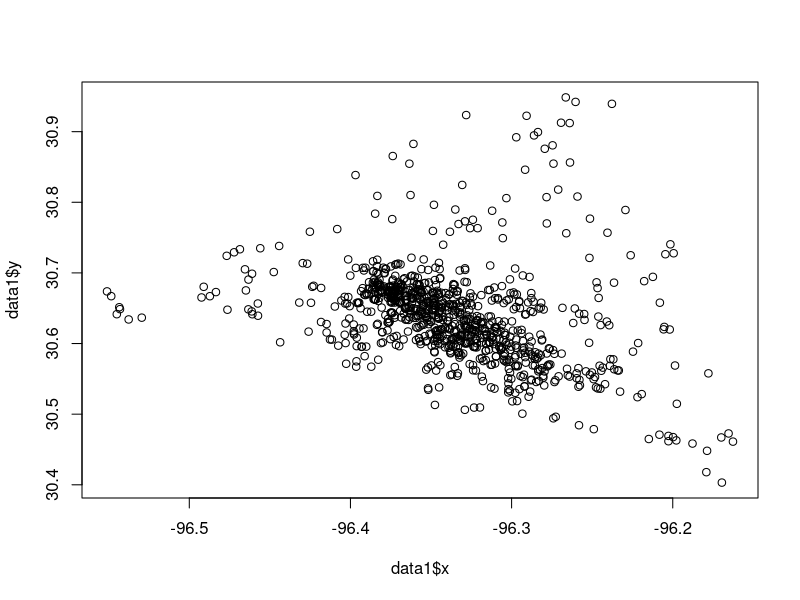
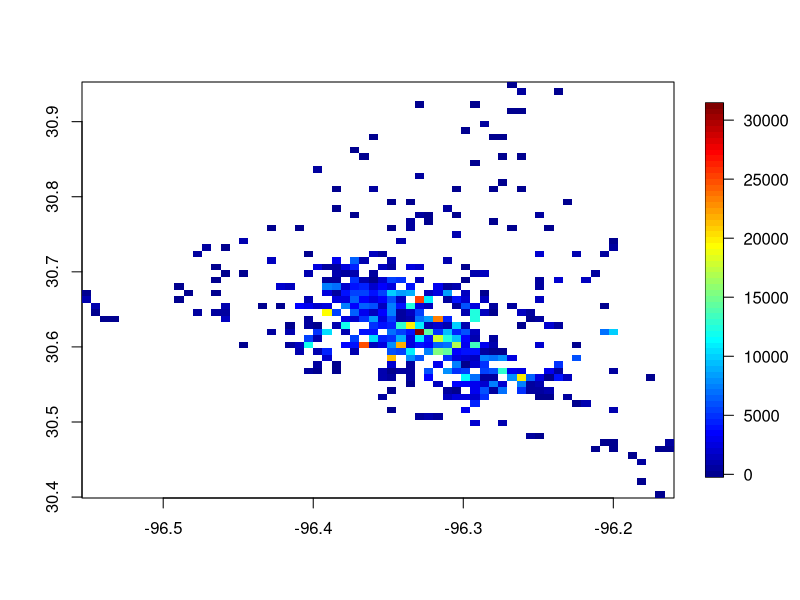
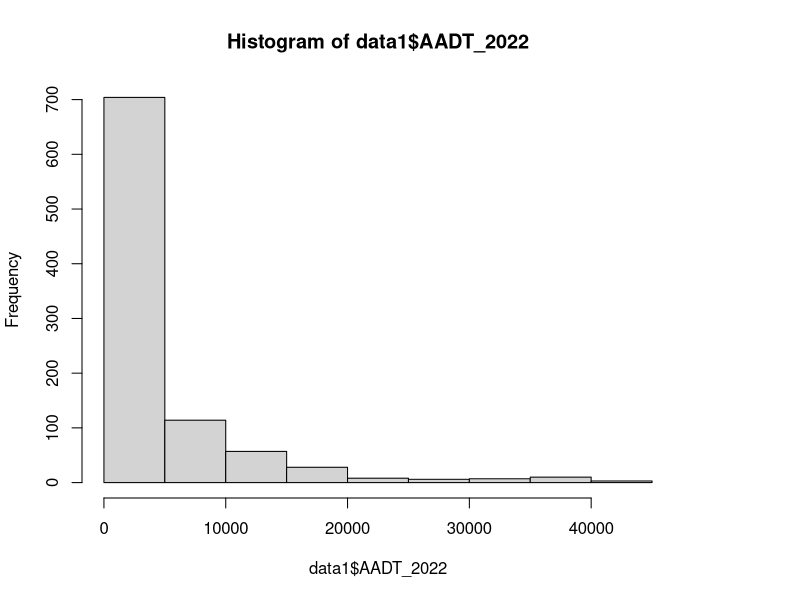
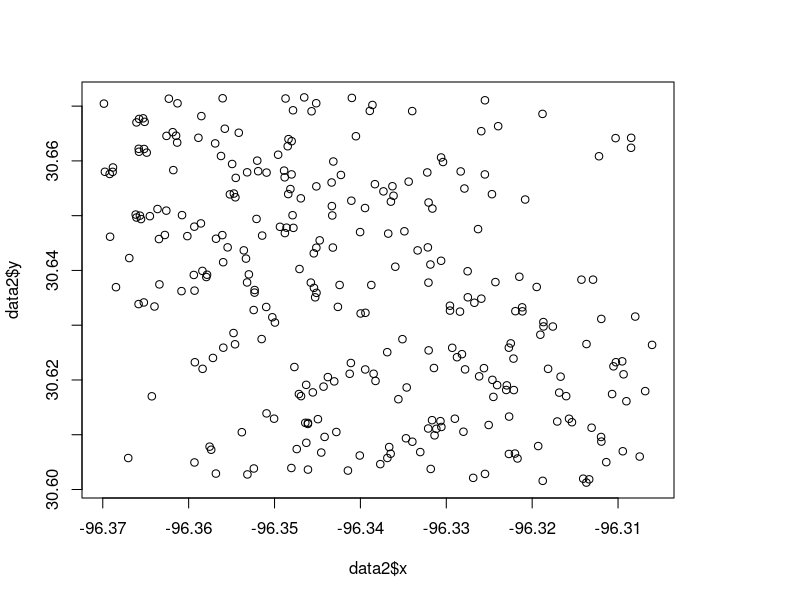
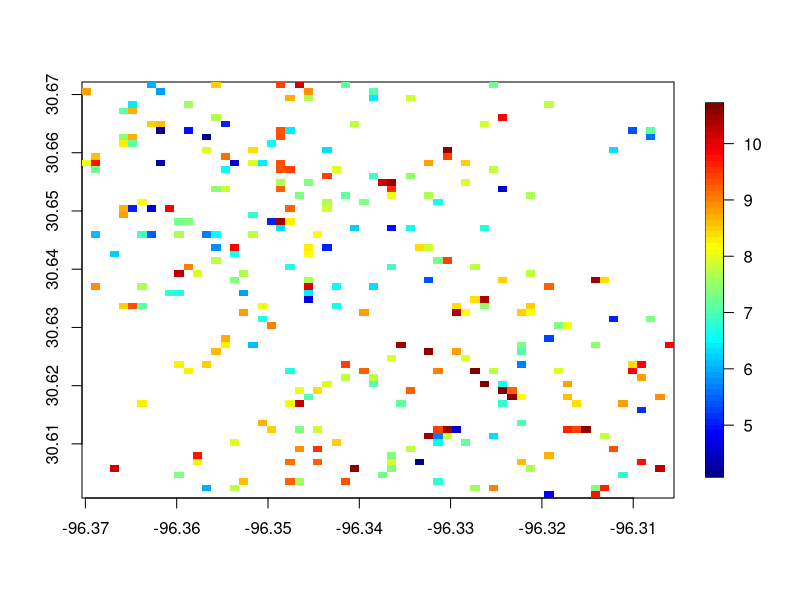

Reproduce these figures in R, in order. (Note: this script raises an error after producing the figures.)

#### Super easy first look at everything
library('fields')


#### Data
data1 <- read.csv('data/TX_Traffic.csv')
data1 <- data1[data1$CNTY_NM == 'Brazos',]

#### Plotting things
plot(data1$x, data1$y)

#### 
quilt.plot(data1$x, data1$y, data1$AADT_2022)


hist(data1$AADT_2022)


#### Subsetting data to middle 50% of x and y values
xquantl <- quantile(data1$x)[2]
xquantu <- quantile(data1$x)[4]

middlex <- (data1$x > xquantl)&(data1$x < xquantu)


yquantl <- quantile(data1$y)[2]
yquantu <- quantile(data1$y)[4]

middley <- (data1$y > yquantl)&(data1$y < yquantu)
data2 <-data1[(middlex&middley),]


plot(data2$x,data2$y)

quilt.plot(data2$x, data2$y,log(data2$AADT_2022))


## Generate graph 
library(igraph)

dtable <- rdist(cbind(data2$x,data2$y))

thresh <- quantile(dtable[dtable != 0],0.01355932)
#thresh <- quantile(dtable[dtable != 0],0.02)

adj_matrix <- 1*(dtable < thresh )
diag(adj_matrix)<-0

g1 <- graph_from_adjacency_matrix(adj_matrix, mode = 'undirected')

V(g1)$x <- data2$x
V(g1)$y <- data2$y

plot(data2$x, data2$y, col = palette[cut(log(data2$AADT_2022), 100)], pch = c(16))


palette <- colorRampPalette(c("blue","red1"))(100)

plot(g1, vertex.size = 3, vertex.label = NA,
     vertex.color = palette[cut(log(data2$AADT_2022), 100)])


knn
